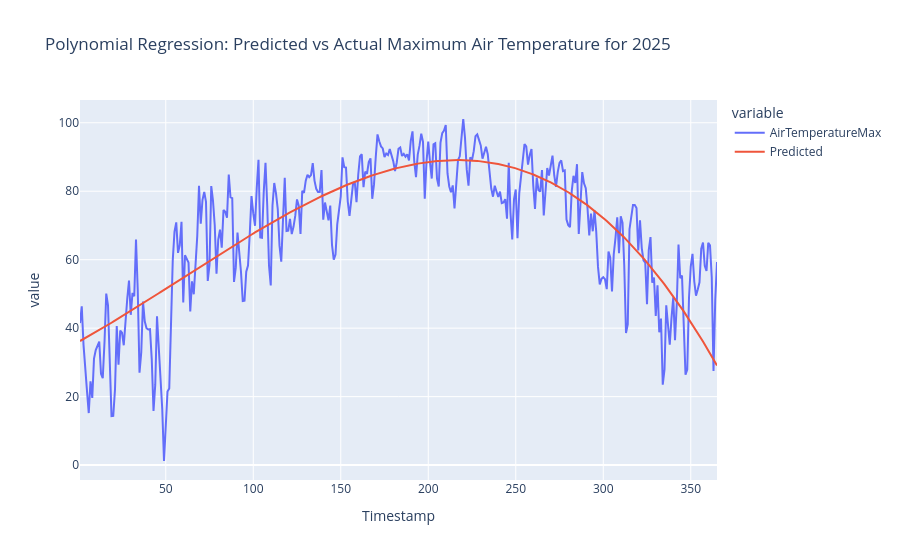

Source (notebook cell):
### Markdown cell above
Another method would be to perform polynomial regression using the data for an entire year instead of a single day

### Code cell
# Polynomial regression of each year's temperature curve
from sklearn.preprocessing import PolynomialFeatures
from sklearn.pipeline import make_pipeline

for year in years:
    year_data = combined_df[combined_df["Year"] == year]
    X = year_data["Timestamp"].values.reshape(-1, 1)
    y = year_data["AirTemperatureMax"].values
    model = make_pipeline(PolynomialFeatures(degree=3), LinearRegression())
    model.fit(X, y)
    combined_df.loc[combined_df["Year"] == year, "Predicted"] = model.predict(X)

# Predict 2025 temperatures using the polynomial model
predicted_2025 = model.predict(mhk2025["Timestamp"].values.reshape(-1, 1))
mhk2025["Predicted"] = predicted_2025

# Plotting predicted vs actual for 2025
fig = px.line(mhk2025, x="Timestamp", y=["AirTemperatureMax", "Predicted"], title="Polynomial Regression: Predicted vs Actual Maximum Air Temperature for 2025")
fig.show()

### Figure 1 — Plotly figure (JSON) as saved in the notebook; plotly's stock layout.template omitted (floating-point values rounded to 4 significant figures; data arrays with more than 128 entries replaced by an {"elided": "..."} marker saying what was removed)
{"data": [{"hovertemplate": "variable=AirTemperatureMax<br>Timestamp=%{x}<br>value=%{y}<extra></extra>", "legendgroup": "AirTemperatureMax", "line": {"color": "#636efa", "dash": "solid"}, "marker": {"symbol": "circle"}, "mode": "lines", "name": "AirTemperatureMax", "orientation": "v", "showlegend": true, "type": "scatter", "x": {"elided": "365 float values"}, "xaxis": "x", "y": {"elided": "365 float values"}, "yaxis": "y"}, {"hovertemplate": "variable=Predicted<br>Timestamp=%{x}<br>value=%{y}<extra></extra>", "legendgroup": "Predicted", "line": {"color": "#EF553B", "dash": "solid"}, "marker": {"symbol": "circle"}, "mode": "lines", "name": "Predicted", "orientation": "v", "showlegend": true, "type": "scatter", "x": {"elided": "365 float values"}, "xaxis": "x", "y": {"elided": "365 float values"}, "yaxis": "y"}], "layout": {"legend": {"title": {"text": "variable"}, "tracegroupgap": 0}, "title": {"text": "Polynomial Regression: Predicted vs Actual Maximum Air Temperature for 2025"}, "xaxis": {"anchor": "y", "domain": [0, 1], "title": {"text": "Timestamp"}}, "yaxis": {"anchor": "x", "domain": [0, 1], "title": {"text": "value"}}}}
